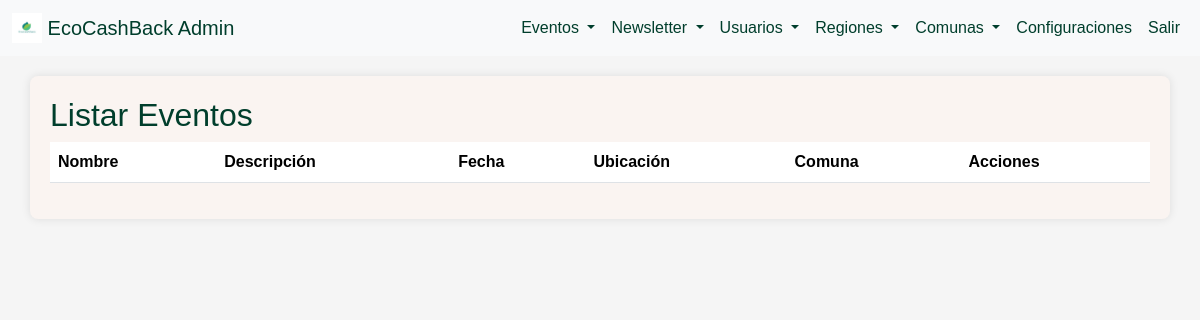
The page /administracion/listar_evento/ on the database as committed earlier.
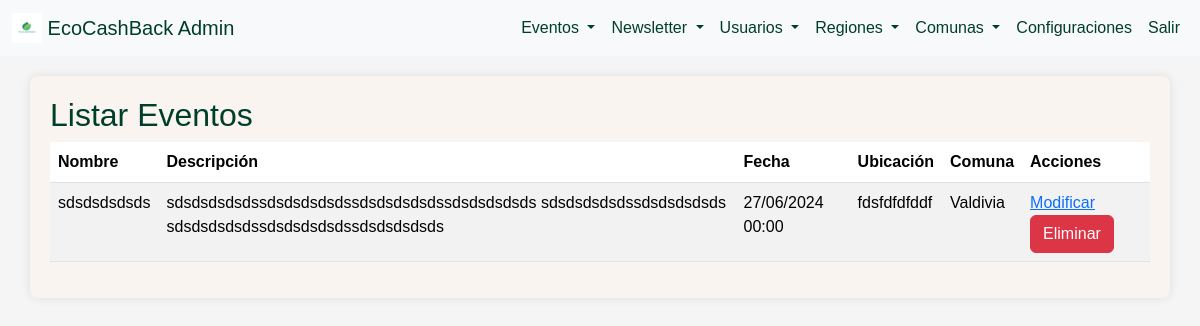
The same page on the database as committed later.
### administracion/models.py (models this page shows, shortened)
class Evento(models.Model):
    evento_id = models.AutoField(primary_key=True)
    nombre = models.CharField(max_length=100)
    descripcion = models.TextField()
    fecha = models.DateTimeField()
    ubicacion = models.CharField(max_length=255)
    comuna = models.ForeignKey('Comuna', on_delete=models.CASCADE)

class Comuna(models.Model):
    comuna_id = models.AutoField(primary_key=True)
    nombre = models.CharField(max_length=100)
    region = models.ForeignKey('Region', on_delete=models.CASCADE)

### administracion/views.py (the view)
# urls.py: path('listar_evento/', views.listar_evento, name='listar_evento'),
def listar_evento(request):
    eventos = Evento.objects.all()
    return render(request, 'administracion/eventos/listar_eventos.html', {'eventos': eventos})

### administracion/templates/administracion/eventos/listar_eventos.html (shortened to what this page needs)
{% load static %}
<!DOCTYPE html>
<html lang="es">
<head>
    <link rel="stylesheet" href="https://cdn.jsdelivr.net/npm/bootstrap@5.3.3/dist/css/bootstrap.min.css">
    <link rel="stylesheet" href="{% static 'css/admin_styles.css' %}">
</head>
<body>
    <nav class="navbar navbar-expand-lg navbar-light bg-light">
        <div class="container-fluid">
            <a class="navbar-brand" href="{% url 'admin_dashboard' %}">
                <img src="{% static 'img/logo-ecocashback.jpeg' %}" alt="Logo-EcoCashBack" width="30" height="30" class="d-inline-block align-top">
                EcoCashBack Admin
            </a>
            <div class="collapse navbar-collapse" id="navbarNav">
                <ul class="navbar-nav ms-auto">
                    <li class="nav-item dropdown">
                        <a class="nav-link dropdown-toggle" href="#" id="eventosDropdown" role="button" data-bs-toggle="dropdown" aria-expanded="false">
                            Eventos
                        </a>
                    </li>
                    <li class="nav-item dropdown">
                        <a class="nav-link dropdown-toggle" href="#" id="newsletterDropdown" role="button" data-bs-toggle="dropdown" aria-expanded="false">
                            Newsletter
                        </a>
                    </li>
                    <li class="nav-item dropdown">
                        <a class="nav-link dropdown-toggle" href="#" id="usuariosDropdown" role="button" data-bs-toggle="dropdown" aria-expanded="false">
                            Usuarios
                        </a>
                    </li>
                    <li class="nav-item dropdown">
                        <a class="nav-link dropdown-toggle" href="#" id="regionesDropdown" role="button" data-bs-toggle="dropdown" aria-expanded="false">
                            Regiones
                        </a>
                    </li>
                    <li class="nav-item dropdown">
                        <a class="nav-link dropdown-toggle" href="#" id="comunasDropdown" role="button" data-bs-toggle="dropdown" aria-expanded="false">
                            Comunas
                        </a>
                    </li>
                    <li class="nav-item">
                        <a class="nav-link" href="#">Configuraciones</a>
                    </li>
                    <li class="nav-item">
                        <a class="nav-link" href="#">Salir</a>
                    </li>
                </ul>
            </div>
        </div>
    </nav>
    <div class="container">
        <h2>Listar Eventos</h2>
        <table class="table table-striped">
            <thead>
                <tr>
                    <th>Nombre</th>
                    <th>Descripción</th>
                    <th>Fecha</th>
                    <th>Ubicación</th>
                    <th>Comuna</th>
                    <th>Acciones</th>
                </tr>
            </thead>
            <tbody>
                {% for evento in eventos %}
                <tr>
                    <td>{{ evento.nombre }}</td>
                    <td>{{ evento.descripcion }}</td>
                    <td>{{ evento.fecha|date:"d/m/Y H:i" }}</td>
                    <td>{{ evento.ubicacion }}</td>
                    <td>{{ evento.comuna.nombre }}</td>
                    <td>
                        <a href="{% url 'modificar_evento' evento.pk %}" class="btn-modificar">Modificar</a>
                        <a href="{% url 'eliminar_evento' evento.pk %}" class="btn btn-danger">Eliminar</a>
                    </td>
                </tr>
                {% endfor %}
            </tbody>
        </table>
    </div>
</body>
</html>

Rows that differ between the two databases and show on the page:
added Evento: nombre "sdsdsdsdsds", descripcion "sdsdsdsdsdssdsdsdsdsdssdsdsdsdsdssdsdsdsdsds sdsdsdsdsdssdsdsdsdsds sdsdsdsdsdssdsdsdsdsdssdsdsdsdsds", fecha "27/06/2024 00:00", ubicacion "fdsfdfdfddf", comuna.nombre "Valdivia"
